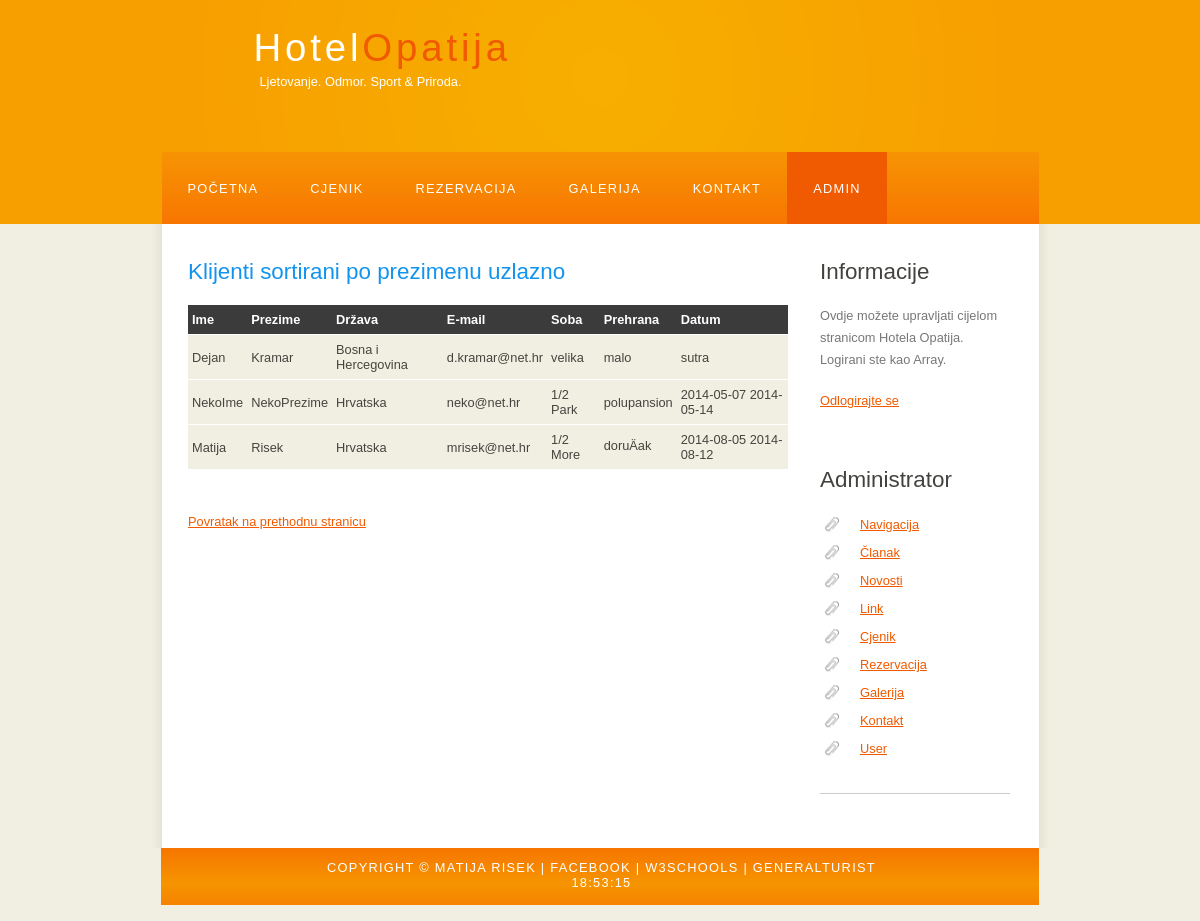
Screenshot of /sortirajKlijenteUzlazno.php (signed in) with the database file from the repository.
### tables this page shows
CREATE TABLE IF NOT EXISTS `Klijent` (
  `idKlijent` int(11) NOT NULL AUTO_INCREMENT,
  `imeKlijent` varchar(255) NOT NULL,
  `prezimeKlijent` varchar(255) NOT NULL,
  `drzavaKlijent` varchar(255) NOT NULL,
  `emailKlijent` varchar(255) NOT NULL,
  `sobaKlijent` varchar(255) NOT NULL,
  `prehranaKlijent` varchar(255) NOT NULL,
  `datumKlijent` text NOT NULL,
  PRIMARY KEY (`idKlijent`)
);

### sortirajKlijenteUzlazno.php (the view, shortened to what this page needs)
<!DOCTYPE HTML>
<html>
<head>
    <link rel="stylesheet" type="text/css" href="style/style.css" title="style" />
</head>
<body onload="startTime()">
    <div id="main">
        <div id="header">
            <div id="logo">
                <div id="logo_text">
                    <h1><a href="index.php">Hotel<span class="logo_colour">Opatija</span></a></h1>
                    <h2>Ljetovanje. Odmor. Sport & Priroda.</h2>
                </div>
            </div>
            <div id="menubar">
                <ul id="menu">
                    <li><a href="index.php">Početna</a></li>
                    <li><a href="cjenik.php">Cjenik</a></li>
                    <li><a href="rezervacija.php">Rezervacija</a></li>
                    <li><a href="galerija.php">Galerija</a></li>
                    <li> <a href="kontakt.php">Kontakt</a></li>
					<li class="selected"><a href="administrator.php">Admin</a></li>
                </ul>
            </div>
        </div>
        <div id="site_content">
            <div class="sidebar">
				<?php
					echo "<h3>Informacije</h3>";
					echo "<p>";
					echo "Ovdje možete upravljati cijelom stranicom Hotela Opatija.<br>";
					echo "Logirani ste kao {$_SESSION['username']}.<br>";
					echo '<p><a href="?action=logOut">Odlogirajte se</a></p>';
					echo "<p>";
				?>
                <h3>Administrator</h3>
                <ul>
					<li><a href="adminNavigacija.php">Navigacija</a></li>
                    <li><a href="adminClanak.php">Članak</a></li>
                    <li><a href="adminNovosti.php">Novosti</a></li>
                    <li><a href="adminLink.php">Link</a></li>
					<li><a href="adminCjenik.php">Cjenik</a></li>
                    <li><a href="adminRezervacija.php">Rezervacija</a></li>
                    <li><a href="adminGalerija.php">Galerija</a></li>
                    <li><a href="adminKontakt.php">Kontakt</a></li>
					<li><a href="adminUser.php">User</a></li>
                </ul>
                <hr />
            </div>
			<div id="content">
<h2>Klijenti sortirani po prezimenu uzlazno</h2>
<?php
$sql="SELECT * FROM Klijent ORDER BY prezimeKlijent ASC";
$records=mysql_query($sql);
?>
<table width="600" border="0" cellpadding="0" cellspacing="0">
<tr>
<th>Ime</th>
<th>Prezime</th>
<th>Država</th>
<th>E-mail</th>
<th>Soba</th>
<th>Prehrana</th>
<th>Datum</th>
</tr>
<?php
while($cijena=mysql_fetch_assoc($records)){
	echo "<tr>";
	echo "<td>".$cijena['imeKlijent']."</td>";
	echo "<td>".$cijena['prezimeKlijent']."</td>";
	echo "<td>".$cijena['drzavaKlijent']."</td>";
	echo "<td>".$cijena['emailKlijent']."</td>";
	echo "<td>".$cijena['sobaKlijent']."</td>";
	echo "<td>".$cijena['prehranaKlijent']."</td>";
	echo "<td>".$cijena['datumKlijent']."</td>";
	echo "</tr>";
}
?>
</table>
<br><a href='http://iws.mev.hr/mrisek/adminRezervacija.php'>Povratak na prethodnu stranicu</a>
            </div>
        </div>
        <div id="footer">
            Copyright &copy; Matija Risek | <a href="https://www.facebook.com/matija.risek">Facebook</a> | <a href="http://www.w3schools.com/">W3Schools</a> | <a href="http://www.general-turist.com/">GeneralTurist</a><div id="txt"></div>
        </div>
    </div>
</body>
</html>

### style/style.css (style rules this page uses)
html { height: 100%; }
* { margin: 0; padding: 0; }
body { font: normal .80em 'trebuchet ms', arial, sans-serif; background: #F0EFE2; color: #777; }
p { padding: 0 0 20px 0; line-height: 1.7em; }
hr { display: block; height: 1px; border: 0; border-top: 1px solid #ccc; margin: 1em 0; padding: 0; }
h1, h2, h3, h4, h5, h6 { font: normal 175% 'century gothic', arial, sans-serif; color: #43423F; margin: 0 0 15px 0; padding: 15px 0 5px 0; }
h2 { font: normal 175% 'century gothic', arial, sans-serif; color: #1293EE; }
a, a:hover { outline: none; text-decoration: underline; color: #F05A00; }
ul { margin: 2px 0 22px 17px; }
ul li { list-style-type: circle; margin: 0 0 6px 0; padding: 0 0 4px 5px; }
#main, #logo, #menubar, #site_content, #footer { margin-left: auto; margin-right: auto; }
#header { background: #f79f00; height: 240px; }
#logo { width: 825px; position: relative; height: 168px; margin-top: -16px; background: url(logo.png) no-repeat; }
#logo #logo_text { position: absolute; top: 20px; left: 0; }
#logo h1, #logo h2 { font: normal 300% 'century gothic', arial, sans-serif; border-bottom: 0; text-transform: none; margin: 0; margin-left: 66px; }
#logo_text h1, #logo_text h1 a, #logo_text h1 a:hover { padding: 22px 0 0 0; color: #FFF; letter-spacing: 0.1em; text-decoration: none; }
#logo_text h1 a .logo_colour { color: #F05A00; }
#logo_text h2 { font-size: 100%; padding: 4px 0 0 0; color: #FFF; margin-left: 72px; }
#menubar { width: 877px; height: 72px; padding: 0; background: url(menu.png) repeat-x; }
ul#menu, ul#menu li { float: left; margin: 0; padding: 0; }
ul#menu li { list-style: none; }
ul#menu li a { letter-spacing: 0.1em; font: normal 100% 'lucida sans unicode', arial, sans-serif; display: block; float: left; height: 37px; padding: 29px 26px 6px 26px; text-align: center; color: #FFF; text-transform: uppercase; text-decoration: none; background: transparent; }
ul#menu li a:hover, ul#menu li.selected a, ul#menu li.selected a:hover { color: #FFF; background: url(menu_select.png) repeat-x; }
#site_content { width: 837px; overflow: hidden; margin: 0 auto 0 auto; padding: 20px 24px 20px 37px; background: #FFF url(content.png) repeat-y; }
.sidebar { float: right; width: 190px; padding: 0 15px 20px 15px; }
.sidebar ul { width: 178px; padding: 4px 0 0 0; margin: 4px 0 30px 0; }
.sidebar li { list-style: none; padding: 0 0 7px 0; }
.sidebar li a, .sidebar li a:hover { padding: 0 0 0 40px; display: block; background: transparent url(link.png) no-repeat left center; }
#content { text-align: left; width: 595px; padding: 0; }
#footer { width: 878px; font: normal 100% 'lucida sans unicode', arial, sans-serif; height: 40px; padding: 12px 5px 5px 5px; text-align: center; background: #29425E url(footer.png) repeat-x; color: #FFF; text-transform: uppercase; letter-spacing: 0.1em; width: 875px; padding-left: 3px; padding-right: 0px; }
#footer a { color: #FFF; text-decoration: none; }
table { margin: 10px 0 30px 0; }
table tr th, table tr td { background: #3B3B3B; color: #FFF; padding: 7px 4px; text-align: left; }
table tr td { background: #F0EFE2; color: #47433F; border-top: 1px solid #FFF; }

### rows the page displays
klijent: imeKlijent "Dejan", prezimeKlijent "Kramar", drzavaKlijent "Bosna i Hercegovina", emailKlijent "d.kramar@net.hr", sobaKlijent "velika", prehranaKlijent "malo", datumKlijent "sutra"
klijent: imeKlijent "NekoIme", prezimeKlijent "NekoPrezime", drzavaKlijent "Hrvatska", emailKlijent "neko@net.hr", sobaKlijent "1/2 Park", prehranaKlijent "polupansion", datumKlijent "2014-05-07 2014-05-14"
klijent: imeKlijent "Matija", prezimeKlijent "Risek", drzavaKlijent "Hrvatska", emailKlijent "mrisek@net.hr", sobaKlijent "1/2 More", prehranaKlijent "doruÄak", datumKlijent "2014-08-05 2014-08-12"

### other values shown
$_SESSION['username'] "Array"
